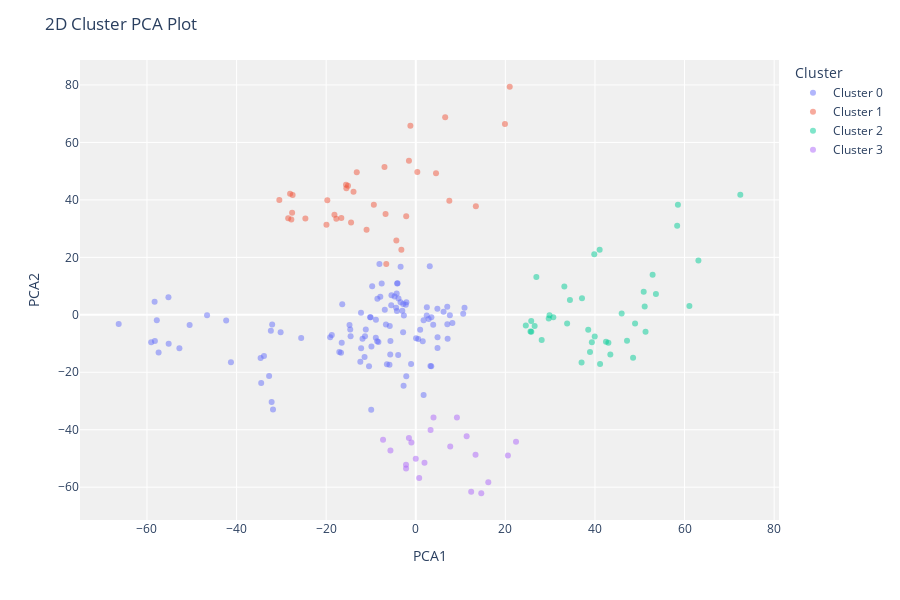

The notebook cell this image was saved under:
### Code cell
# train hclust model
dbscan = create_model('hclust')
dbscan_cluster = assign_model(dbscan)
dbscan_cluster.head()

plot_model(dbscan, plot = 'cluster')
plot_model(dbscan, plot = 'elbow')

### Figure 1 — Plotly figure (JSON) as saved in the notebook; plotly's stock layout.template omitted (floating-point values rounded to 4 significant figures)
{"data": [{"customdata": [[1], [1], [1], [0], [0], [0], [0], [0], [1], [0], [0], [1], [1], [1], [0], [0], [1], [0], [1], [1], [0], [0], [0], [1], [0], [1], [0], [0], [1], [0], [1], [0], [0], [0], [0], [0], [0], [0], [1], [0], [0], [0], [0], [0], [0], [1], [1], [0], [1], [1], [1], [1], [0], [0], [1], [1], [1], [0], [0], [1], [0], [0], [0], [1], [1], [0], [1], [0], [1], [0], [0], [0], [1], [0], [1], [1], [0], [1], [1], [0], [0], [0], [0], [0], [0], [1], [0], [1], [0], [0], [0], [0], [1], [0], [1], [0], [0], [1], [0], [0], [0], [1], [1], [1], [0], [0]], "hovertemplate": "Cluster=Cluster 0<br>PCA1=%{x}<br>PCA2=%{y}<br>Feature=%{customdata[0]}<extra></extra>", "legendgroup": "Cluster 0", "marker": {"color": "#636efa", "opacity": 0.5, "symbol": "circle"}, "mode": "markers", "name": "Cluster 0", "orientation": "v", "showlegend": true, "textposition": "top center", "type": "scatter", "x": [-31.87, -3.002, -4.21, -2.654, -6.915, 7.113, 4.862, 0.9835, -8.892, 4.857, -10.09, -16.41, 0.07192, -6.663, -8.564, -12.22, -5.808, -2.823, 1.554, -10.18, -5.654, -11.16, -14.79, -8.918, -8.614, 3.275, -14.63, -8.334, 3.464, 0.5489, -11.33, -5.48, -4.385, 3.122, -3.382, -8.111, 10.88, -4.066, 10.59, 7.029, -4.164, 7.612, -7.609, 6.208, 4.825, 2.475, 3.891, -4.26, -2.091, -5.424, -9.732, -4.728, -3.852, -2.224, 3.488, 7.049, 2.445, -2.8, -3.388, -7.916, 1.753, 8.174, -3.928, 2.878, -1.046, -46.59, -55.21, -33.89, -9.949, -34.63, -50.48, -57.81, -32.74, -42.32, -41.26, -52.76, -55.16, -58.24, -66.32, -59.07, -57.41, -32.17, -11.89, -34.51, -32.35, -58.3, -11.43, -2.117, -30.17, -16.53, -17.06, -16.69, -19.11, -12.38, -6.441, 1.749, -10.44, -18.75, -32.06, -5.702, -2.718, -14.55, -25.58, -9.898, -12.2, -5.866], "xaxis": "x", "y": [-33.0, 1.435, 1.289, -0.1989, 1.8, -8.329, -7.84, -5.24, -1.693, -11.54, -0.8092, 3.664, -8.168, -3.384, 5.551, 0.7315, -3.889, -6.105, -9.166, -0.8268, -9.096, -5.079, -3.572, -8.019, -9.215, -17.8, -5.074, -9.496, -17.93, -8.412, -7.449, 3.355, 2.45, 16.91, 16.73, 17.72, 2.496, 10.95, 0.3264, 2.763, 10.93, -0.1325, 10.88, 1.104, 2.121, 2.593, -3.43, 7.375, 4.365, 6.792, 9.923, 6.368, 5.642, 3.532, -0.8344, -3.273, -0.1987, 3.755, 4.367, 6.261, -1.891, -2.809, -14.03, -1.423, -17.12, -0.1756, 6.089, -14.34, -33.02, -15.07, -3.563, -1.871, -21.33, -2.006, -16.47, -11.68, -10.08, -9.134, -3.214, -9.544, -13.12, -30.39, -8.309, -23.76, -5.531, 4.58, -14.71, -21.39, -6.09, -9.752, -12.94, -13.21, -7.847, -16.34, -17.18, -27.87, -17.92, -7.027, -3.36, -13.78, -24.66, -7.506, -8.08, -11.02, -11.68, -17.4], "yaxis": "y"}, {"customdata": [[0], [1], [0], [1], [1], [1], [0], [1], [0], [1], [1], [1], [0], [1], [1], [1], [0], [0], [1], [1], [1], [0], [0], [1], [1], [0], [0], [1], [0], [0], [1], [0], [0], [1], [1]], "hovertemplate": "Cluster=Cluster 1<br>PCA1=%{x}<br>PCA2=%{y}<br>Feature=%{customdata[0]}<extra></extra>", "legendgroup": "Cluster 1", "marker": {"color": "#EF553B", "opacity": 0.5, "symbol": "circle"}, "mode": "markers", "name": "Cluster 1", "orientation": "v", "showlegend": true, "textposition": "top center", "type": "scatter", "x": [-15.57, -24.64, -27.61, -15.5, -27.78, -19.75, -30.46, -13.89, -2.133, -17.73, -3.214, -9.358, -10.98, -28.47, -16.61, -6.743, -14.44, -18.16, -28.06, -19.94, -15.13, -4.334, -1.521, -6.587, -1.197, 0.3476, 6.566, -27.49, 4.518, 13.42, -6.981, 19.91, 7.494, -13.17, 20.98], "xaxis": "x", "y": [45.25, 33.53, 35.52, 44.07, 33.15, 39.86, 39.99, 42.87, 34.31, 33.4, 22.64, 38.31, 29.65, 33.58, 33.7, 35.11, 32.1, 34.79, 42.09, 31.34, 44.89, 25.88, 53.64, 17.71, 65.84, 49.71, 68.74, 41.7, 49.28, 37.78, 51.4, 66.45, 39.66, 49.64, 79.38], "yaxis": "y"}, {"customdata": [[0], [1], [0], [0], [0], [0], [0], [1], [0], [1], [1], [1], [0], [1], [0], [1], [0], [0], [1], [1], [0], [0], [1], [0], [1], [1], [0], [0], [1], [0], [1], [0], [0], [1], [0], [1], [1], [0], [1]], "hovertemplate": "Cluster=Cluster 2<br>PCA1=%{x}<br>PCA2=%{y}<br>Feature=%{customdata[0]}<extra></extra>", "legendgroup": "Cluster 2", "marker": {"color": "#00cc96", "opacity": 0.5, "symbol": "circle"}, "mode": "markers", "name": "Cluster 2", "orientation": "v", "showlegend": true, "textposition": "top center", "type": "scatter", "x": [47.16, 58.52, 63.1, 38.5, 34.42, 41.05, 58.35, 33.17, 52.87, 26.92, 39.85, 37.11, 53.61, 48.96, 50.88, 51.11, 45.96, 51.29, 61.08, 25.61, 33.79, 29.86, 37.01, 28.11, 41.14, 25.8, 24.57, 38.9, 26.54, 25.77, 72.45, 43.0, 39.31, 48.51, 29.68, 42.47, 39.95, 30.71, 43.44], "xaxis": "x", "y": [-9.068, 38.35, 18.86, -5.208, 5.15, 22.62, 31.02, 9.842, 13.96, 13.13, 21.06, 5.721, 7.282, -2.987, 8.014, 2.88, 0.477, -5.912, 3.058, -5.772, -3.016, -0.1462, -16.57, -8.778, -17.12, -5.903, -3.718, -12.93, -3.925, -2.151, 41.81, -9.721, -9.536, -14.99, -1.267, -9.377, -7.574, -0.8202, -13.79], "yaxis": "y"}, {"customdata": [[0], [1], [0], [1], [0], [0], [1], [0], [1], [1], [1], [0], [1], [0], [0], [0], [0], [0], [1], [0]], "hovertemplate": "Cluster=Cluster 3<br>PCA1=%{x}<br>PCA2=%{y}<br>Feature=%{customdata[0]}<extra></extra>", "legendgroup": "Cluster 3", "marker": {"color": "#ab63fa", "opacity": 0.5, "symbol": "circle"}, "mode": "markers", "name": "Cluster 3", "orientation": "v", "showlegend": true, "textposition": "top center", "type": "scatter", "x": [3.306, 20.57, 11.36, 0.7645, 9.187, 13.34, 22.38, 3.96, 7.691, 1.947, -0.9819, 16.19, -7.305, -0.003029, 14.62, -5.656, 12.37, -2.169, -1.527, -2.177], "xaxis": "x", "y": [-40.13, -49.0, -42.29, -56.84, -35.75, -48.71, -44.17, -35.72, -45.86, -51.52, -44.45, -58.3, -43.52, -50.11, -62.11, -47.27, -61.62, -53.48, -42.86, -52.23], "yaxis": "y"}], "layout": {"height": 600, "legend": {"title": {"text": "Cluster"}, "tracegroupgap": 0}, "margin": {"t": 60}, "plot_bgcolor": "rgb(240,240,240)", "title": {"text": "2D Cluster PCA Plot"}, "xaxis": {"anchor": "y", "domain": [0, 1], "title": {"text": "PCA1"}}, "yaxis": {"anchor": "x", "domain": [0, 1], "title": {"text": "PCA2"}}}}
